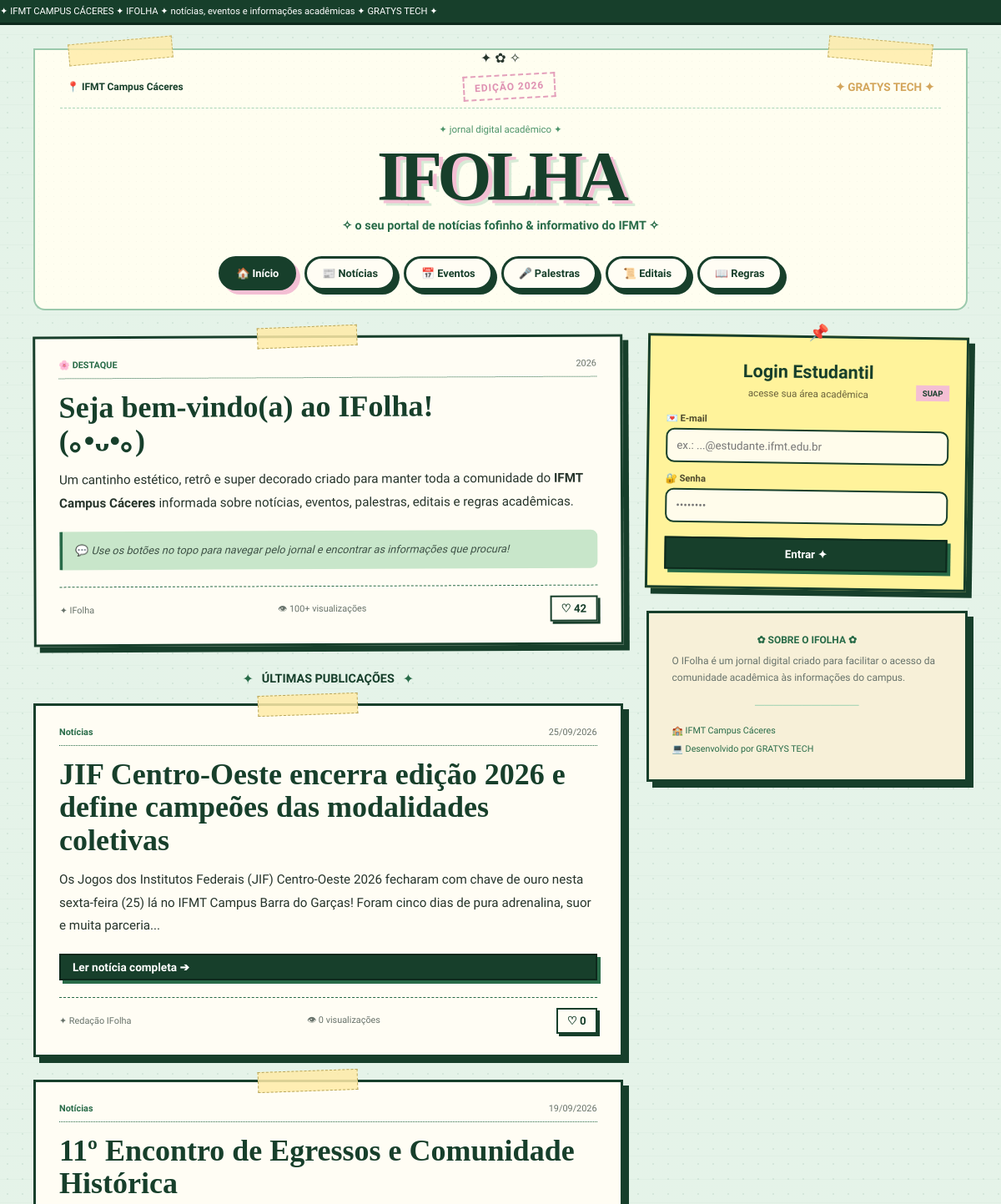
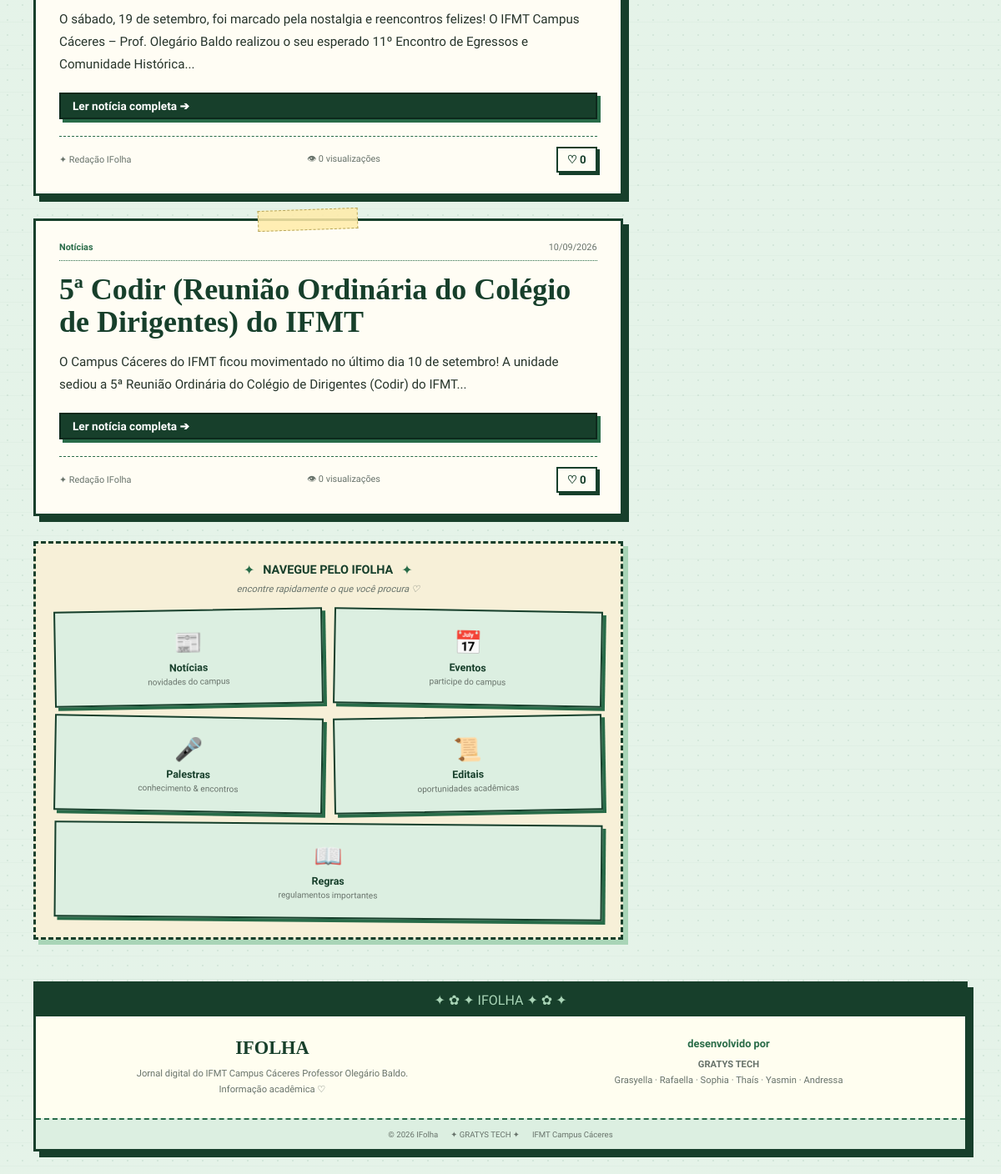
/IFolha/index.php, run on the app's committed database (2 pictures, top to bottom).
### tables this page shows
CREATE TABLE posts (
    id INT AUTO_INCREMENT PRIMARY KEY,

    titulo VARCHAR(200) NOT NULL,

    resumo TEXT,

    conteudo TEXT NOT NULL,

    categoria_id INT NOT NULL,

    autor_id INT,

    imagem VARCHAR(255),

    publicado BOOLEAN DEFAULT TRUE,

    criado_em TIMESTAMP DEFAULT CURRENT_TIMESTAMP,

    atualizado_em TIMESTAMP DEFAULT CURRENT_TIMESTAMP
        ON UPDATE CURRENT_TIMESTAMP,

    FOREIGN KEY (categoria_id)
        REFERENCES categorias(id),

    FOREIGN KEY (autor_id)
        REFERENCES usuarios(id)
);

CREATE TABLE categorias (
    id INT AUTO_INCREMENT PRIMARY KEY,
    nome VARCHAR(50) NOT NULL UNIQUE
);

CREATE TABLE usuarios (
    id INT AUTO_INCREMENT PRIMARY KEY,
    nome VARCHAR(100) NOT NULL,
    email VARCHAR(150) NOT NULL UNIQUE,
    senha VARCHAR(255) NOT NULL,
    tipo ENUM('admin', 'aluno') DEFAULT 'aluno',
    criado_em TIMESTAMP DEFAULT CURRENT_TIMESTAMP
);

### IFolha/app/Controllers/HomeController.php (called while the page is built, shortened)
<?php
class HomeController extends Controller
{
    public function index(): void
    {
        $postModel = new Post();
        $destaque = $postModel->getFeatured();
        $ultimosPosts = $postModel->getAll(6);
        $this->render('home/index', [
            'activePage'   => 'inicio',
            'tituloPagina' => 'Início — IFolha',
            'destaque'     => $destaque,
            'posts'        => $ultimosPosts
        ]);
    }
}

### IFolha/index.php (called while the page is built, shortened)
<?php
require_once __DIR__ . '/app/bootstrap.php';
$router = new Router();
$router->get('/', [HomeController::class, 'index']);
$router->get('/home', [HomeController::class, 'index']);
$router->get('/noticias', [PostController::class, 'noticias']);
$router->get('/eventos', [PostController::class, 'eventos']);
$router->get('/palestras', [PostController::class, 'palestras']);
$router->get('/editais', [PostController::class, 'editais']);
$router->get('/post/{id}', [PostController::class, 'show']);
$router->post('/curtir/{id}', [PostController::class, 'curtir']);
$router->get('/regras', [RegrasController::class, 'index']);
$router->post('/login', [AuthController::class, 'login']);
$router->get('/logout', [AuthController::class, 'logout']);
$router->get('/admin', [AdminController::class, 'index']);
$router->get('/admin/posts', [AdminController::class, 'index']);
$router->get('/admin/posts/novo', [AdminController::class, 'create']);
$router->post('/admin/posts/novo', [AdminController::class, 'store']);
$router->get('/admin/posts/editar/{id}', [AdminController::class, 'edit']);
$router->post('/admin/posts/editar/{id}', [AdminController::class, 'update']);
$router->post('/admin/posts/excluir/{id}', [AdminController::class, 'delete']);
$router->dispatch();

### IFolha/app/Core/Model.php (called while the page is built, shortened)
<?php
abstract class Model
{
    public function __construct()
    {
        $this->db = Database::getConnection();
    }
}

### IFolha/app/bootstrap.php (called while the page is built, shortened)
<?php
spl_autoload_register(function (string $class): void {
    $prefix = 'App\\';
    $baseDir = __DIR__ . '/';
    $len = strlen($prefix);
    $relativeClass = substr($class, $len);
    $file = $baseDir . str_replace('\\', '/', $relativeClass) . '.php';
});
if (!function_exists('url')) {
    function url(string $path = ''): string {
        $scriptDir = rtrim(dirname($_SERVER['SCRIPT_NAME'] ?? ''), '/\\');
        $cleanPath = '/' . ltrim($path, '/');
        return $scriptDir . $cleanPath;
    }
}

### IFolha/app/Core/Database.php (called while the page is built, shortened)
<?php
class Database
{
    private static ?PDO $instance = null;
    public static function getConnection(): PDO
    {
        if (self::$instance === null) {
            $host     = getenv('DB_HOST') ?: 'localhost';
            $port     = getenv('DB_PORT') ?: '3306';
            $dbname   = getenv('DB_NAME') ?: 'ifolha';
            $username = getenv('DB_USER') ?: 'root';
            $password = getenv('DB_PASS') !== false ? getenv('DB_PASS') : '';
            $dsn = "mysql:host={$host};port={$port};dbname={$dbname};charset=utf8mb4";
            $options = [
                PDO::ATTR_ERRMODE            => PDO::ERRMODE_EXCEPTION,
                PDO::ATTR_DEFAULT_FETCH_MODE => PDO::FETCH_ASSOC,
                PDO::ATTR_EMULATE_PREPARES   => false,
            ];
            try {
                self::$instance = new PDO($dsn, $username, $password, $options);
            } catch (PDOException $e) {
                die("Falha na conexão com o banco de dados: " . $e->getMessage());
            }
        }
        return self::$instance;
    }
}

### IFolha/app/Models/Post.php (called while the page is built, shortened)
<?php
class Post extends Model
{
    private string $baseSelect = "
        SELECT
            p.*,
            c.nome AS categoria_nome,
            u.nome AS autor_nome,
            e.data_evento,
            e.horario AS horario_evento,
            e.local AS local_evento,
            (SELECT COUNT(*) FROM curtidas WHERE post_id = p.id) AS total_curtidas,
            (SELECT COUNT(*) FROM visualizacoes WHERE post_id = p.id) AS total_visualizacoes
        FROM posts p
        JOIN categorias c ON p.categoria_id = c.id
        LEFT JOIN usuarios u ON p.autor_id = u.id
        LEFT JOIN eventos e ON e.post_id = p.id
    ";
    public function getAll(int $limit = 10): array
    {
        $sql = $this->baseSelect . " WHERE p.publicado = TRUE ORDER BY p.criado_em DESC LIMIT :limit";
        $stmt = $this->db->prepare($sql);
        $stmt->bindValue(':limit', $limit, PDO::PARAM_INT);
        $stmt->execute();
        return $stmt->fetchAll();
    }
    public function getFeatured(): ?array
    {
        $sql = $this->baseSelect . " WHERE p.publicado = TRUE ORDER BY p.criado_em DESC LIMIT 1";
        $stmt = $this->db->query($sql);
        $result = $stmt->fetch();
        return $result ?: null;
    }
}

### IFolha/app/Views/home/index.php (the view, shortened to what this page needs)
<section id="inicio" class="home-section">
    <div class="layout-grid">
        <div class="main-column">
            <article class="post-box featured-post">
                <div class="paper-tape"></div>
                <div class="post-header">
                    <span class="post-category">🌸 DESTAQUE</span>
                    <span class="post-date">2026</span>
                </div>
                <h2>
                    Seja bem-vindo(a) ao IFolha! <br> (｡•ᴗ•｡)
                </h2>
                <p>
                    Um cantinho estético, retrô e super decorado
                    criado para manter toda a comunidade do
                    <strong>IFMT Campus Cáceres</strong> informada
                    sobre notícias, eventos, palestras, editais
                    e regras acadêmicas.
                </p>
                <div class="info-tip">
                    💬 <em>
                        Use os botões no topo para navegar pelo
                        jornal e encontrar as informações que procura!
                    </em>
                </div>
                <div class="post-footer">
                    <span>✦ IFolha</span>
                    <span class="views">
                        👁 <span class="view-count">100+</span> visualizações
                    </span>
                    <button class="like-btn" onclick="curtir(this)">
                        ♡ <span>42</span>
                    </button>
                </div>
            </article>
            <?php if (!empty($posts)): ?>
                <section class="latest-posts" style="margin-top: 30px;">
                    <div class="section-title">
                        <span>✦</span>
                        <h3>ÚLTIMAS PUBLICAÇÕES</h3>
                        <span>✦</span>
                    </div>
                    <?php foreach ($posts as $post): ?>
                        <article class="post-box" style="margin-top: 20px;">
                            <div class="paper-tape"></div>
                            <div class="post-header">
                                <span class="post-category">
                                    <?= htmlspecialchars($post['categoria_nome']) ?>
                                </span>
                                <span class="post-date">
                                    <?= date('d/m/Y', strtotime($post['criado_em'])) ?>
                                </span>
                            </div>
                            <h2>
                                <a href="<?= url('/post/' . $post['id']) ?>">
                                    <?= htmlspecialchars($post['titulo']) ?>
                                </a>
                            </h2>
                            <p>
                                <?= nl2br(htmlspecialchars($post['resumo'] ?? substr(strip_tags($post['conteudo']), 0, 160) . '...')) ?>
                            </p>
                            <div style="margin-top: 15px;">
                                <a href="<?= url('/post/' . $post['id']) ?>" class="btn-retro" style="display: inline-block; padding: 6px 14px; font-size: 0.85rem;">
                                    Ler notícia completa ➔
                                </a>
                            </div>
                            <div class="post-footer" style="margin-top: 20px;">
                                <span>✦ <?= htmlspecialchars($post['autor_nome'] ?? 'Redação') ?></span>
                                <span class="views">
                                    👁 <?= (int) ($post['total_visualizacoes'] ?? 0) ?> visualizações
                                </span>
                                <button class="like-btn" onclick="curtir(this, <?= $post['id'] ?>)">
                                    ♡ <span><?= (int) ($post['total_curtidas'] ?? 0) ?></span>
                                </button>
                            </div>
                        </article>
                    <?php endforeach; ?>
                </section>
            <?php endif; ?>
            <section class="links-board" style="margin-top: 30px;">
                <div class="section-title">
                    <span>✦</span>
                    <h3>NAVEGUE PELO IFOLHA</h3>
                    <span>✦</span>
                </div>
                <p class="section-subtitle">
                    encontre rapidamente o que você procura ♡
                </p>
                <div class="stickers-grid">
                    <a href="<?= url('/noticias') ?>" class="sticker-card">
                        <span class="sticker-icon">📰</span>
                        <strong>Notícias</strong>
                        <small>novidades do campus</small>
                    </a>
                    <a href="<?= url('/eventos') ?>" class="sticker-card">
                        <span class="sticker-icon">📅</span>
                        <strong>Eventos</strong>
                        <small>participe do campus</small>
                    </a>
                    <a href="<?= url('/palestras') ?>" class="sticker-card">
                        <span class="sticker-icon">🎤</span>
                        <strong>Palestras</strong>
                        <small>conhecimento & encontros</small>
                    </a>
                    <a href="<?= url('/editais') ?>" class="sticker-card">
                        <span class="sticker-icon">📜</span>
                        <strong>Editais</strong>
                        <small>oportunidades acadêmicas</small>
                    </a>
                    <a href="<?= url('/regras') ?>" class="sticker-card">
                        <span class="sticker-icon">📖</span>
                        <strong>Regras</strong>
                        <small>regulamentos importantes</small>
                    </a>
                </div>
            </section>
        </div>
        <aside class="sidebar-column">
            <div class="postit-box">
                <span class="pin">📌</span>
                <h3>Login Estudantil</h3>
                <span class="suap-badge">SUAP</span>
                <?php if (isset($_SESSION['usuario'])): ?>
                    <p class="small-text">
                        Bem-vindo(a), <strong><?= htmlspecialchars($_SESSION['usuario']['nome']) ?></strong>!
                    </p>
                    <p style="margin: 10px 0; font-size: 0.85rem;">
                        Perfil: <span class="edition-stamp"><?= strtoupper($_SESSION['usuario']['tipo'] ?? 'ALUNO') ?></span>
                    </p>
                    <?php if (($_SESSION['usuario']['tipo'] ?? '') === 'admin'): ?>
                        <a href="<?= url('/admin') ?>" class="btn-retro" style="display: block; text-align: center; margin-top: 10px; background: var(--amarelo); color: var(--verde-profundo); font-weight: bold;">
                            ⚙️ Acessar Painel Admin
                        </a>
                    <?php endif; ?>
                    <a href="<?= url('/logout') ?>" class="btn-retro" style="display: block; text-align: center; margin-top: 10px;">
                        Sair da conta
                    </a>
                <?php else: ?>
                    <p class="small-text">
                        acesse sua área acadêmica
                    </p>
                    <form action="<?= url('/login') ?>" method="POST">
                        <div class="form-group">
                            <label>💌 E-mail</label>
                            <input
                                type="text"
                                name="email"
                                placeholder="ex.: ...@estudante.ifmt.edu.br"
                                required
                            >
                        </div>
                        <div class="form-group">
                            <label>🔐 Senha</label>
                            <input
                                type="password"
                                name="senha"
                                id="senha"
                                placeholder="••••••••"
                                required
                            >
                        </div>
                        <button type="submit" class="btn-retro">
                            Entrar ✦
                        </button>
                    </form>
                <?php endif; ?>
            </div>
            <div class="post-box info-box">
                <h3 class="sidebar-title">
                    ✿ SOBRE O IFOLHA ✿
                </h3>
                <p>
                    O IFolha é um jornal digital criado para
                    facilitar o acesso da comunidade acadêmica
                    às informações do campus.
                </p>
                <div class="info-divider">
                    ───────────
                </div>
                <span>🏫 IFMT Campus Cáceres</span>
                <br>
                <span>💻 Desenvolvido por GRATYS TECH</span>
            </div>
        </aside>
    </div>
</section>

### IFolha/app/Core/Router.php (shortened to what this page needs)
<?php
class Router
{
    private array $routes = [];
    private function addRoute(string $method, string $path, array $handler): void
    {
        $this->routes[] = [
            'method'  => strtoupper($method),
            'path'    => $path,
            'pattern' => $this->convertPathToRegex($path),
            'handler' => $handler
        ];
    }
    private function convertPathToRegex(string $path): string
    {
        $pattern = preg_replace('/\{([a-zA-Z0-9_]+)\}/', '([^/]+)', $path);
        return '#^' . $pattern . '$#';
    }
    public function dispatch(): void
    {
        $uri = $this->getCurrentUri();
        foreach ($this->routes as $route) {
            if (preg_match($route['pattern'], $uri, $matches)) {
                array_shift($matches);
                [$controllerClass, $action] = $route['handler'];
                $controller = new $controllerClass();
                call_user_func_array([$controller, $action], $matches);
                return;
            }
        }
    }
    private function getCurrentUri(): string
    {
        $uri = parse_url($_SERVER['REQUEST_URI'] ?? '/', PHP_URL_PATH);
        $scriptName = dirname($_SERVER['SCRIPT_NAME'] ?? '');
        if ($scriptName !== '/' && str_starts_with($uri, $scriptName)) {
            $uri = substr($uri, strlen($scriptName));
        }
        return $this->cleanUri($uri);
    }
    private function cleanUri(string $uri): string
    {
        $uri = '/' . trim($uri, '/');
        if ($uri === '' || $uri === '/index.php') {
            return '/';
        }
        return $uri === '' ? '/' : $uri;
    }
}

### data on the page
posts: categoria.nome "Notícias", criado_em "25/09/2026", titulo "JIF Centro-Oeste encerra edição 2026 e define campeões das modalidades coletivas", resumo "Os Jogos dos Institutos Federais (JIF) Centro-Oeste 2026 fecharam com chave de ouro nesta sexta-feira (25) lá no IFMT Campus Barra do Garças! Foram cinco dias de pura adrenalina, suor e muita parceria...", autor.nome "Redação IFolha", total_visualizacoes "0", total_curtidas "0"
posts: categoria.nome "Notícias", criado_em "19/09/2026", titulo "11º Encontro de Egressos e Comunidade Histórica", resumo "O sábado, 19 de setembro, foi marcado pela nostalgia e reencontros felizes! O IFMT Campus Cáceres – Prof. Olegário Baldo realizou o seu esperado 11º Encontro de Egressos e Comunidade Histórica...", autor.nome "Redação IFolha", total_visualizacoes "0", total_curtidas "0"
posts: categoria.nome "Notícias", criado_em "10/09/2026", titulo "5ª Codir (Reunião Ordinária do Colégio de Dirigentes) do IFMT", resumo "O Campus Cáceres do IFMT ficou movimentado no último dia 10 de setembro! A unidade sediou a 5ª Reunião Ordinária do Colégio de Dirigentes (Codir) do IFMT...", autor.nome "Redação IFolha", total_visualizacoes "0", total_curtidas "0"
